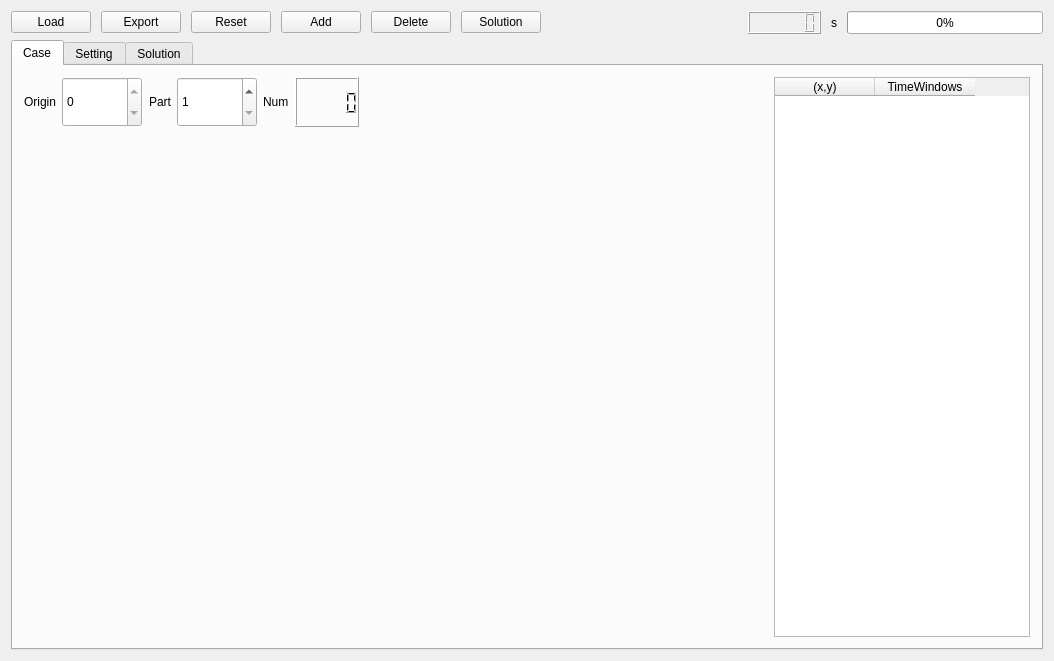
<?xml version="1.0" encoding="UTF-8"?>
<ui version="4.0">
 <class>MainWindow</class>
 <widget class="QMainWindow" name="MainWindow">
  <property name="geometry">
   <rect>
    <x>0</x>
    <y>0</y>
    <width>1054</width>
    <height>661</height>
   </rect>
  </property>
  <property name="windowTitle">
   <string>MainWindow</string>
  </property>
  <widget class="QWidget" name="centralWidget">
   <property name="sizePolicy">
    <sizepolicy hsizetype="Expanding" vsizetype="Expanding">
     <horstretch>0</horstretch>
     <verstretch>0</verstretch>
    </sizepolicy>
   </property>
   <property name="styleSheet">
    <string notr="true">font: 75 12pt &quot;Times New Roman&quot;;</string>
   </property>
   <layout class="QGridLayout" name="gridLayout">
    <item row="3" column="1" rowspan="5">
     <layout class="QVBoxLayout" name="VLayout">
      <item>
       <layout class="QHBoxLayout" name="HLayout">
        <property name="spacing">
         <number>10</number>
        </property>
        <property name="rightMargin">
         <number>0</number>
        </property>
        <item>
         <widget class="QPushButton" name="Btn_Load">
          <property name="sizePolicy">
           <sizepolicy hsizetype="Fixed" vsizetype="Fixed">
            <horstretch>0</horstretch>
            <verstretch>0</verstretch>
           </sizepolicy>
          </property>
          <property name="text">
           <string>Load</string>
          </property>
         </widget>
        </item>
        <item>
         <widget class="QPushButton" name="Btn_Export">
          <property name="text">
           <string>Export</string>
          </property>
         </widget>
        </item>
        <item>
         <widget class="QPushButton" name="Btn_Reset">
          <property name="sizePolicy">
           <sizepolicy hsizetype="Fixed" vsizetype="Fixed">
            <horstretch>0</horstretch>
            <verstretch>0</verstretch>
           </sizepolicy>
          </property>
          <property name="baseSize">
           <size>
            <width>0</width>
            <height>0</height>
           </size>
          </property>
          <property name="text">
           <string>Reset</string>
          </property>
         </widget>
        </item>
        <item>
         <widget class="QPushButton" name="Btn_Add">
          <property name="enabled">
           <bool>true</bool>
          </property>
          <property name="sizePolicy">
           <sizepolicy hsizetype="Fixed" vsizetype="Fixed">
            <horstretch>0</horstretch>
            <verstretch>0</verstretch>
           </sizepolicy>
          </property>
          <property name="text">
           <string>Add</string>
          </property>
         </widget>
        </item>
        <item>
         <widget class="QPushButton" name="Btn_Delete">
          <property name="text">
           <string>Delete</string>
          </property>
         </widget>
        </item>
        <item>
         <widget class="QPushButton" name="Btn_Solution">
          <property name="sizePolicy">
           <sizepolicy hsizetype="Fixed" vsizetype="Fixed">
            <horstretch>0</horstretch>
            <verstretch>0</verstretch>
           </sizepolicy>
          </property>
          <property name="text">
           <string>Solution</string>
          </property>
         </widget>
        </item>
        <item>
         <spacer name="horizontalSpacer_2">
          <property name="orientation">
           <enum>Qt::Horizontal</enum>
          </property>
          <property name="sizeHint" stdset="0">
           <size>
            <width>40</width>
            <height>20</height>
           </size>
          </property>
         </spacer>
        </item>
        <item>
         <widget class="QLCDNumber" name="lcd_Timer">
          <property name="digitCount">
           <number>6</number>
          </property>
         </widget>
        </item>
        <item>
         <widget class="QLabel" name="label_8">
          <property name="text">
           <string>s</string>
          </property>
         </widget>
        </item>
        <item>
         <widget class="QProgressBar" name="BarP">
          <property name="sizePolicy">
           <sizepolicy hsizetype="Expanding" vsizetype="Preferred">
            <horstretch>0</horstretch>
            <verstretch>0</verstretch>
           </sizepolicy>
          </property>
          <property name="minimum">
           <number>0</number>
          </property>
          <property name="maximum">
           <number>1000</number>
          </property>
          <property name="value">
           <number>0</number>
          </property>
         </widget>
        </item>
       </layout>
      </item>
      <item>
       <widget class="QTabWidget" name="tabWidget">
        <property name="enabled">
         <bool>true</bool>
        </property>
        <property name="currentIndex">
         <number>0</number>
        </property>
        <widget class="Map2D" name="Map">
         <property name="enabled">
          <bool>true</bool>
         </property>
         <property name="sizePolicy">
          <sizepolicy hsizetype="Expanding" vsizetype="Expanding">
           <horstretch>0</horstretch>
           <verstretch>0</verstretch>
          </sizepolicy>
         </property>
         <property name="layoutDirection">
          <enum>Qt::LeftToRight</enum>
         </property>
         <attribute name="title">
          <string>Case</string>
         </attribute>
         <layout class="QGridLayout" name="gridLayout_2" rowstretch="0,0" columnstretch="0,0,0,0,0,0,0,0,0,0">
          <item row="0" column="0">
           <widget class="QLabel" name="label_3">
            <property name="sizePolicy">
             <sizepolicy hsizetype="Preferred" vsizetype="Fixed">
              <horstretch>0</horstretch>
              <verstretch>0</verstretch>
             </sizepolicy>
            </property>
            <property name="text">
             <string>Origin</string>
            </property>
            <property name="alignment">
             <set>Qt::AlignRight|Qt::AlignTrailing|Qt::AlignVCenter</set>
            </property>
           </widget>
          </item>
          <item row="0" column="8">
           <spacer name="horizontalSpacer">
            <property name="orientation">
             <enum>Qt::Horizontal</enum>
            </property>
            <property name="sizeHint" stdset="0">
             <size>
              <width>40</width>
              <height>20</height>
             </size>
            </property>
           </spacer>
          </item>
          <item row="0" column="5">
           <widget class="QLCDNumber" name="NLCD">
            <property name="sizePolicy">
             <sizepolicy hsizetype="Preferred" vsizetype="Preferred">
              <horstretch>0</horstretch>
              <verstretch>0</verstretch>
             </sizepolicy>
            </property>
            <property name="maximumSize">
             <size>
              <width>120</width>
              <height>50</height>
             </size>
            </property>
           </widget>
          </item>
          <item row="0" column="7">
           <widget class="QLabel" name="label_Result">
            <property name="text">
             <string/>
            </property>
           </widget>
          </item>
          <item row="0" column="9" rowspan="2">
           <widget class="QTableWidget" name="DataTable">
            <property name="enabled">
             <bool>true</bool>
            </property>
            <property name="sizePolicy">
             <sizepolicy hsizetype="Preferred" vsizetype="Expanding">
              <horstretch>0</horstretch>
              <verstretch>0</verstretch>
             </sizepolicy>
            </property>
            <property name="minimumSize">
             <size>
              <width>250</width>
              <height>0</height>
             </size>
            </property>
            <property name="editTriggers">
             <set>QAbstractItemView::DoubleClicked</set>
            </property>
            <property name="selectionMode">
             <enum>QAbstractItemView::SingleSelection</enum>
            </property>
            <column>
             <property name="text">
              <string>(x,y)</string>
             </property>
            </column>
            <column>
             <property name="text">
              <string>TimeWindows</string>
             </property>
            </column>
           </widget>
          </item>
          <item row="0" column="2">
           <widget class="QLabel" name="label_5">
            <property name="sizePolicy">
             <sizepolicy hsizetype="Preferred" vsizetype="Preferred">
              <horstretch>0</horstretch>
              <verstretch>0</verstretch>
             </sizepolicy>
            </property>
            <property name="text">
             <string>Part</string>
            </property>
            <property name="alignment">
             <set>Qt::AlignRight|Qt::AlignTrailing|Qt::AlignVCenter</set>
            </property>
           </widget>
          </item>
          <item row="0" column="4">
           <widget class="QLabel" name="label">
            <property name="text">
             <string>Num</string>
            </property>
           </widget>
          </item>
          <item row="0" column="3">
           <widget class="QSpinBox" name="SpinP">
            <property name="sizePolicy">
             <sizepolicy hsizetype="Expanding" vsizetype="Expanding">
              <horstretch>0</horstretch>
              <verstretch>0</verstretch>
             </sizepolicy>
            </property>
            <property name="maximumSize">
             <size>
              <width>80</width>
              <height>50</height>
             </size>
            </property>
            <property name="styleSheet">
             <string notr="true"/>
            </property>
            <property name="minimum">
             <number>1</number>
            </property>
            <property name="maximum">
             <number>5</number>
            </property>
            <property name="value">
             <number>1</number>
            </property>
           </widget>
          </item>
          <item row="0" column="1">
           <widget class="QSpinBox" name="SpinO">
            <property name="sizePolicy">
             <sizepolicy hsizetype="Expanding" vsizetype="Expanding">
              <horstretch>0</horstretch>
              <verstretch>0</verstretch>
             </sizepolicy>
            </property>
            <property name="maximumSize">
             <size>
              <width>80</width>
              <height>50</height>
             </size>
            </property>
            <property name="maximum">
             <number>0</number>
            </property>
            <property name="value">
             <number>0</number>
            </property>
           </widget>
          </item>
          <item row="0" column="6">
           <spacer name="horizontalSpacer_3">
            <property name="orientation">
             <enum>Qt::Horizontal</enum>
            </property>
            <property name="sizeHint" stdset="0">
             <size>
              <width>40</width>
              <height>20</height>
             </size>
            </property>
           </spacer>
          </item>
          <item row="1" column="0">
           <spacer name="verticalSpacer">
            <property name="orientation">
             <enum>Qt::Vertical</enum>
            </property>
            <property name="sizeHint" stdset="0">
             <size>
              <width>20</width>
              <height>40</height>
             </size>
            </property>
           </spacer>
          </item>
         </layout>
        </widget>
        <widget class="QWidget" name="AlgSetting">
         <property name="enabled">
          <bool>true</bool>
         </property>
         <attribute name="title">
          <string>Setting</string>
         </attribute>
         <layout class="QGridLayout" name="gridLayout_3" rowstretch="2,1,1,1" columnstretch="5,0,2,2" rowminimumheight="0,0,0,0">
          <property name="leftMargin">
           <number>9</number>
          </property>
          <item row="1" column="2">
           <widget class="QLabel" name="label_4">
            <property name="sizePolicy">
             <sizepolicy hsizetype="Expanding" vsizetype="Expanding">
              <horstretch>0</horstretch>
              <verstretch>0</verstretch>
             </sizepolicy>
            </property>
            <property name="autoFillBackground">
             <bool>false</bool>
            </property>
            <property name="text">
             <string>Repeat</string>
            </property>
            <property name="textFormat">
             <enum>Qt::AutoText</enum>
            </property>
            <property name="alignment">
             <set>Qt::AlignRight|Qt::AlignTrailing|Qt::AlignVCenter</set>
            </property>
           </widget>
          </item>
          <item row="1" column="3">
           <widget class="QSpinBox" name="SpinR">
            <property name="enabled">
             <bool>true</bool>
            </property>
            <property name="sizePolicy">
             <sizepolicy hsizetype="Expanding" vsizetype="Expanding">
              <horstretch>0</horstretch>
              <verstretch>0</verstretch>
             </sizepolicy>
            </property>
            <property name="minimum">
             <number>1</number>
            </property>
            <property name="maximum">
             <number>100000</number>
            </property>
            <property name="singleStep">
             <number>1000</number>
            </property>
            <property name="value">
             <number>5000</number>
            </property>
           </widget>
          </item>
          <item row="2" column="2">
           <widget class="QSpinBox" name="SpinAnt">
            <property name="sizePolicy">
             <sizepolicy hsizetype="Expanding" vsizetype="Expanding">
              <horstretch>0</horstretch>
              <verstretch>0</verstretch>
             </sizepolicy>
            </property>
            <property name="styleSheet">
             <string notr="true"/>
            </property>
            <property name="minimum">
             <number>1</number>
            </property>
            <property name="maximum">
             <number>1000</number>
            </property>
            <property name="value">
             <number>20</number>
            </property>
           </widget>
          </item>
          <item row="2" column="3">
           <widget class="QDoubleSpinBox" name="SpinV">
            <property name="sizePolicy">
             <sizepolicy hsizetype="Expanding" vsizetype="Expanding">
              <horstretch>0</horstretch>
              <verstretch>0</verstretch>
             </sizepolicy>
            </property>
            <property name="styleSheet">
             <string notr="true"/>
            </property>
            <property name="decimals">
             <number>2</number>
            </property>
            <property name="maximum">
             <double>1.000000000000000</double>
            </property>
            <property name="singleStep">
             <double>0.100000000000000</double>
            </property>
            <property name="value">
             <double>0.800000000000000</double>
            </property>
           </widget>
          </item>
          <item row="3" column="2">
           <widget class="QSpinBox" name="SpinK1">
            <property name="sizePolicy">
             <sizepolicy hsizetype="Expanding" vsizetype="Expanding">
              <horstretch>0</horstretch>
              <verstretch>0</verstretch>
             </sizepolicy>
            </property>
            <property name="styleSheet">
             <string notr="true"/>
            </property>
            <property name="minimum">
             <number>1</number>
            </property>
            <property name="maximum">
             <number>5</number>
            </property>
            <property name="value">
             <number>2</number>
            </property>
           </widget>
          </item>
          <item row="3" column="3">
           <widget class="QSpinBox" name="SpinK2">
            <property name="sizePolicy">
             <sizepolicy hsizetype="Expanding" vsizetype="Expanding">
              <horstretch>0</horstretch>
              <verstretch>0</verstretch>
             </sizepolicy>
            </property>
            <property name="styleSheet">
             <string notr="true"/>
            </property>
            <property name="minimum">
             <number>1</number>
            </property>
            <property name="maximum">
             <number>5</number>
            </property>
            <property name="value">
             <number>5</number>
            </property>
           </widget>
          </item>
         </layout>
        </widget>
        <widget class="QWidget" name="SolutionTab">
         <attribute name="title">
          <string>Solution</string>
         </attribute>
         <layout class="QGridLayout" name="gridLayout_4">
          <item row="0" column="0">
           <widget class="QTableWidget" name="Solution">
            <property name="editTriggers">
             <set>QAbstractItemView::NoEditTriggers</set>
            </property>
            <column>
             <property name="text">
              <string>Path</string>
             </property>
            </column>
            <column>
             <property name="text">
              <string>Length</string>
             </property>
            </column>
            <column>
             <property name="text">
              <string>Time</string>
             </property>
            </column>
           </widget>
          </item>
         </layout>
        </widget>
       </widget>
      </item>
     </layout>
    </item>
   </layout>
  </widget>
 </widget>
 <layoutdefault spacing="6" margin="11"/>
 <customwidgets>
  <customwidget>
   <class>Map2D</class>
   <extends>QWidget</extends>
   <header>map2d.h</header>
   <container>1</container>
  </customwidget>
 </customwidgets>
 <resources/>
 <connections/>
</ui>
